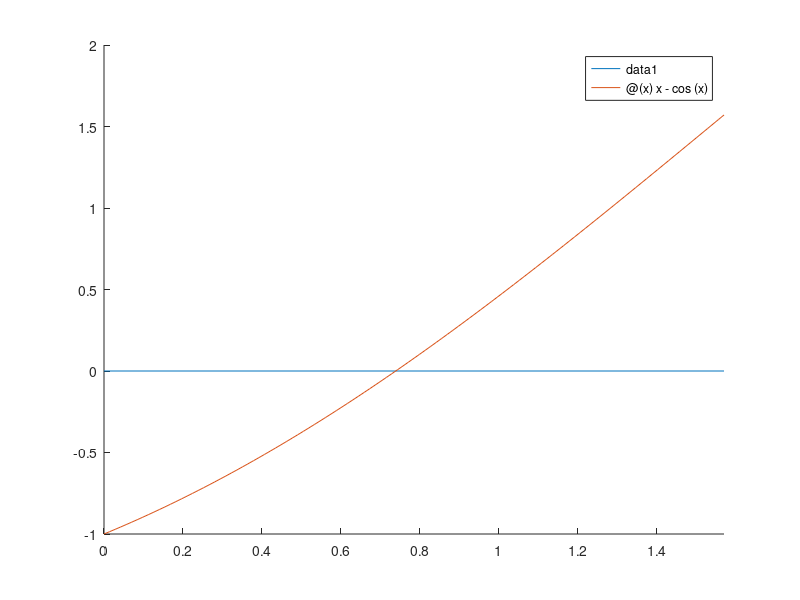

This figure's MATLAB source: (Note: this script raises an error after producing the figure.)
f=@(x) x-cos(x)
g=@(x) cos(x)

clf; hold  on;
plot([0 pi/2],[0 0])
fplot(f,[0,pi/2])

x2=secant(f,0,pi/2)
p=steffensen(g,pi/4)
df=@(x) 1+sin(x);
x1=newton(f,df,pi/4,1e-12,100)
x1=succ(g,pi/4)
phi=@(x) x-f(x)./df(x);
x1=succ(phi,pi/4)

